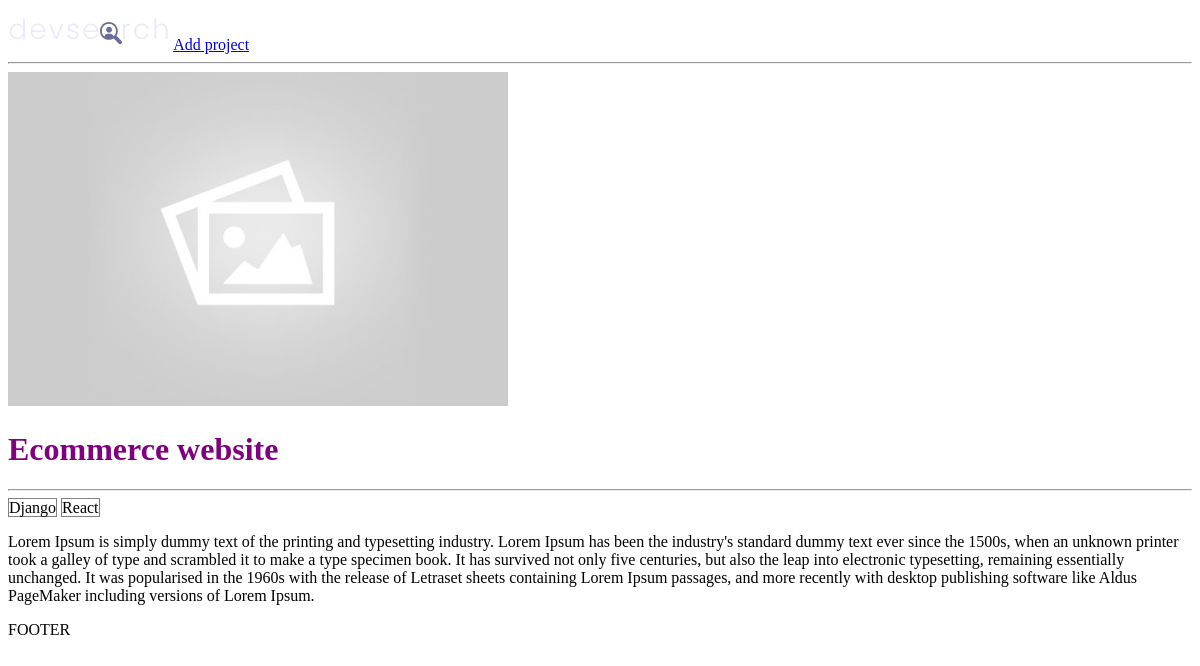
Before: /project/b8d4c191-fcff-4ddc-8a26-0ece4693ebfb/ with the older database file.
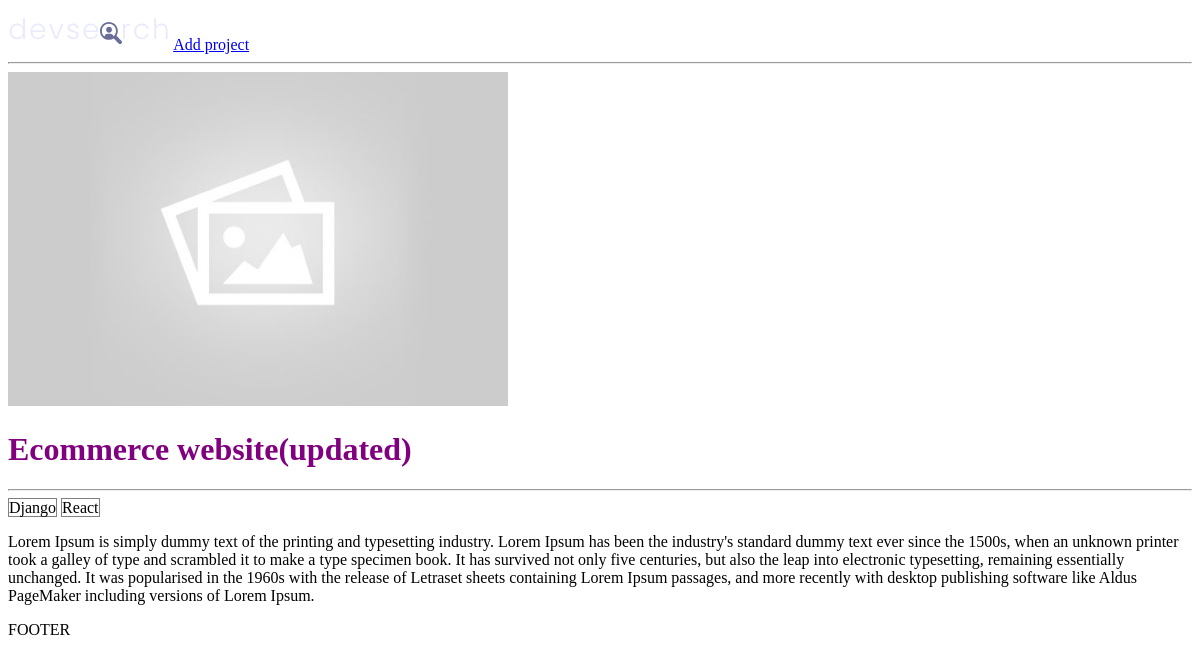
After: the same page with the newer database file.
### projects/models.py (models this page shows, shortened)
class Project(models.Model):
    title = models.CharField(max_length=200)
    description = models.TextField(null=True, blank=True)
    featured_image = models.ImageField(null=True, blank=True, default="default.jpg")
    demo_link = models.CharField(max_length=2000, null=True, blank=True)
    source_link = models.CharField(max_length=2000, null=True, blank=True)
    tags = models.ManyToManyField('Tag', blank=True)
    vote_total = models.IntegerField(default=0, null=True, blank=True)
    vote_ratio = models.IntegerField(default=0, null=True, blank=True)
    created = models.DateTimeField(auto_now_add=True)
    id = models.UUIDField(default=uuid.uuid4, unique=True, primary_key=True, editable=False)

class Tag(models.Model):
    name = models.CharField(max_length=200)
    created = models.DateTimeField(auto_now_add=True)
    id = models.UUIDField(default=uuid.uuid4, unique=True, editable=False, primary_key=True, )
    def __str__(self):
        return self.name

### projects/views.py (the view)
# urls.py: path('project/<str:pk>/', views.project, name="project"),
def project(request, pk):
    projectObj = Project.objects.get(id=pk)
    return render(request, 'projects/single-project.html', {'project' : projectObj})

### projects/templates/projects/single-project.html
{% extends 'main.html' %}
{% block content %}
<img style="max-width: 500px" src="{{ project.featured_image.url }}">
<h1>{{ project.title }}</h1>
<hr>
{% for tag in project.tags.all %}
    <span style="border:1px solid grey">{{ tag }}</span>
{% endfor %}
<br>
<p>{{ project.description }}</p>
{% endblock content %}

### templates/main.html (shortened to what this page needs)
<!DOCTYPE html>
{% load static %}
<html lang="en">
<head>
    <link rel="stylesheet" type="text/css" media="screen" href="{% static 'styles/main.css' %}">
</head>
<body>
    {% include 'navbar.html' %}
    {% block content %}
    {% endblock content %}
    <p>FOOTER</p>
</body>
</html>

### templates/navbar.html
{% load static %}
<img src="{% static 'images/logo.svg' %}">
<a href="{% url 'create-project' %}">Add project</a>
<hr>

### static/styles/main.css (style rules this page uses)
h1 { color: purple; }

Changed rows visible on the page:
changed Project: title "Ecommerce website" → "Ecommerce website(updated)"
